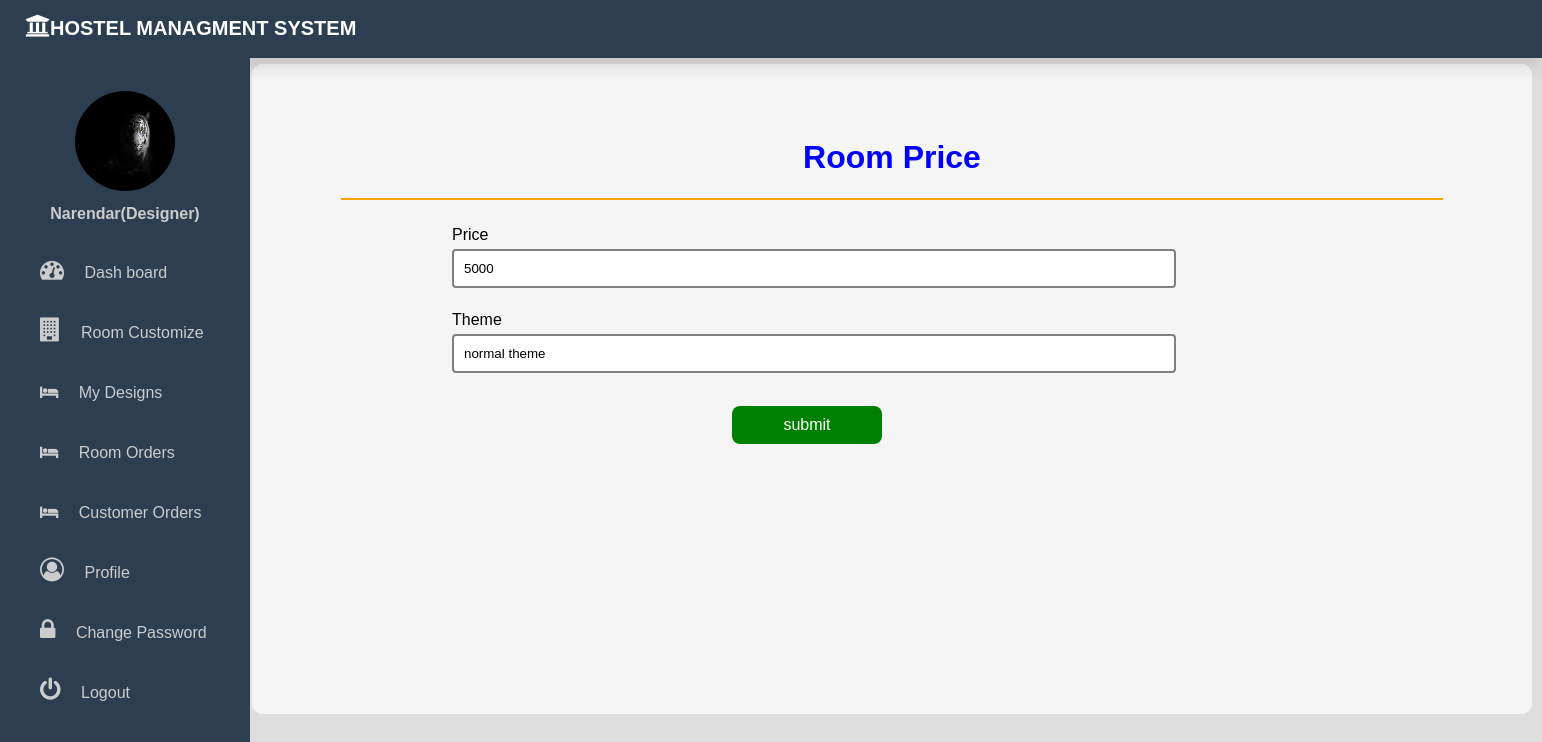
The page /designer/roomprice/28/ (signed in) on the database its author committed.
### designer/models.py (models this page shows)
class Designer(models.Model):
    user=models.OneToOneField(User,on_delete=models.CASCADE)
    gender=models.CharField(max_length=20,choices=gender_choices)
    profile_pic=models.ImageField(upload_to='profile_pic/designer/')
    approved=models.BooleanField(default=False,null=True)
    resume=models.FileField(upload_to='resumes/',null=True)

class RoomCustomization(models.Model):
    designer=models.ForeignKey(Designer,on_delete=models.CASCADE,null=True)
    left=models.ImageField(upload_to='rooms/')
    right=models.ImageField(upload_to='rooms/')
    top=models.ImageField(upload_to='rooms/')
    bottom=models.ImageField(upload_to='rooms/',null=True)
    front=models.ImageField(upload_to='rooms/')
    back=models.ImageField(upload_to='rooms/',null=True)
    price=models.PositiveIntegerField(null=True)
    theme=models.CharField(max_length=400,null=True)

### designer/views.py (the view)
# urls.py: path('roomprice/<int:id>/',views.designer_room_price,name='designer-room-price'),
@login_required(login_url='designer-sign-in')
def designer_room_price(request,id):
    room=RoomCustomization.objects.get(id=id)
    if request.method=='POST':
        room_price_form=RoomPriceThemeForm(request.POST)
        if room_price_form.is_valid():
            price=room_price_form.cleaned_data.get('price')
            theme=room_price_form.cleaned_data.get('theme')
            room.price=price
            room.theme=theme
            room.save()
            return HttpResponseRedirect('/designer/roomscustomized/')
    else:
        room_price_form=RoomPriceThemeForm(instance=room)
    return render(request,'designer/roomprice.html',{'roompriceform':room_price_form})

### designer/forms.py
class RoomPriceThemeForm(forms.ModelForm):
    class Meta:
        model=RoomCustomization
        fields=['price','theme']

### templates/designer/roomprice.html (shortened to what this page needs)
<!DOCTYPE html>
{% load widget_tweaks %}
<html lang="en">
<head>
</head>
<body>
    {% include 'designer/base.html' with designer=request.user.designer %}
        <div class="container"><br><br><br>
            <center><h1>Room Price</h1></center>
            <hr color="orange" width="1100"><br>
        <form action="" method="post">
            <label> Price</label><br>
            {% render_field roompriceform.price|attr:"class:edit" %}<br><br>
            <label> Theme</label><br>
            {% render_field roompriceform.theme|attr:"class:edit" %}<br><br>
            <input type="submit" value="submit" class="update">
        </form>
        </div>
</body>
</html>

### templates/designer/base.html (shortened to what this page needs)
<!DOCTYPE html>
<html lang="en">
<head>
    <link rel="stylesheet" href=" https://cdnjs.cloudflare.com/ajax/libs/font-awesome/5.12.1/css/all.min.css">
    <link rel="stylesheet" href="https://cdnjs.cloudflare.com/ajax/libs/font-awesome/4.7.0/css/font-awesome.min.css">
</head>
<body>
    <div class="dropdown">
        <nav>
         <div class="logo">
             <p><i class='fas fa-university' style='font-size:25px;color:white'></i>Hostel Managment System</p>
        </nav>
    </div>
    <div>
        <div class="sidebar">
            <center>
                <img src="{{designer.profile_pic.url}}" class="profile_image">
                <h4> {{request.user|capfirst}}(Designer)</h4>
            </center>
        <a href="{% url 'designer-dashboard' %}"><i style="font-size:24px" class="fa">&#xf0e4;</i>
            &emsp;<span>Dash board</span></a>
        <a href="{% url 'designer-room-customization-form' %}"> <i style="font-size:24px" class="fa">&#xf1ad;</i> &emsp;<span>Room Customize</span></a>
        <a href="{% url 'designer-rooms-customized' %}"><i class='fa fa-hotel'></i> &emsp;<span>My Designs</span></a>
        <a href="{% url 'designer-room-orders' %}"><i class='fa fa-hotel'></i> &emsp;<span>Room Orders</span></a>
        <a href="{% url 'designer-customer-own-customized-rooms' %}"><i class='fa fa-hotel'></i> &emsp;<span>Customer Orders</span></a>
        <a href="{% url 'designer-profile' %}"><i style="font-size:24px" class="fa">&#xf2be;</i> &emsp;<span>Profile</span></a>
        <a href="{% url 'designer-change-password' %}"><i style="font-size:24px" class="fa">&#xf023;</i> &emsp;<span>Change Password</span></a>
        <a href="{% url 'designer-logout' %}"><i class="fa fa-power-off" style="font-size:24px"></i> &emsp;<span>Logout</span></a>
    </div>
</body>
</html>

### templates/designer/roomprice.html (style rules this page uses)
.container { background-color: whitesmoke; margin-left: 252px; height:650px; margin-top: 64px; width: 1280px; border-radius: 10px; box-shadow:4px; }
.edit { margin: 5px; margin-left: 200px; padding: 10px; width: 700px; border-radius: 4px; border: 2px solid gray; }
.update { background-color: green; margin-left:500px; padding:10px; width:170px; border: none; color: white; text-align: center; text-decoration: none; font-size: 16px; margin: 4px 2px; cursor: pointer; border-radius: 4px; border: none; text-decoration:none; width: 150px; padding: 10px; background-color: green; color: white; border-radius: 8px; margin-left: 480px; margin-top:10px; border: none; }
h1 { color:blue; }
label { margin-left:200px; }

### templates/designer/base.html (style rules this page uses)
body { background: #dedede; font-family: Arial, Helvetica, sans-serif; margin: 0; padding: 0; }
.dropdown { margin: 0 auto; }
nav { height:60px; background-color:#2c3e50; box-shadow: 0 10px 15px rgba(0,0,0,0.1); position: fixed; width: 100%; margin-top:-66px; }
.logo { font-size:20px; font-weight: Bold; }
.logo p { float:left; color:white; text-transform: uppercase; margin-top:15px; margin-left: 25px; }
.sidebar { background-color:#2c3e50; margin-top:70px; position: fixed; left:0; width:250px; margin-top: -13px; height:100%; }
.sidebar a { color:#ccc; display: block; width: 100%; line-height:60px; text-decoration: none; padding-left: 40px; box-sizing: border-box; transition: 0.5s; transition-property: background; }
.sidebar .profile_image { width: 100px; height: 100px; margin-top: 40px; border-radius: 100px; margin-bottom: 10px; }
.sidebar h4 { color:#ccc; margin-top: 0; margin-bottom: 20px; }

### rows shown on the page
Designer: profile_pic (picture)
RoomCustomization: price "5000", theme "normal theme"

### other values the page prints
{{ request.user|capfirst }} "Narendar"
